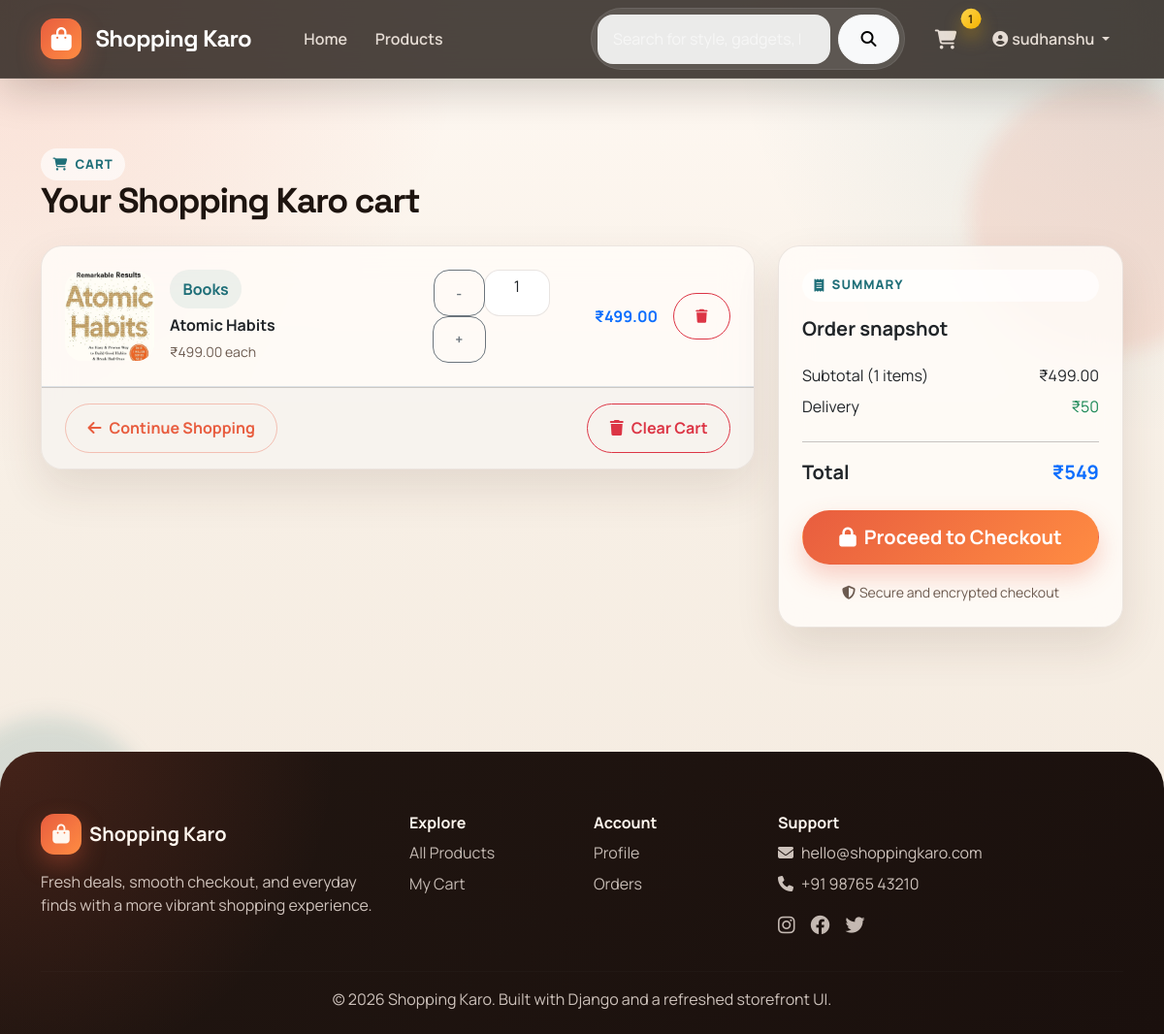
The app's page /cart/ (signed in) with its own data.
### cart/models.py (models this page shows, shortened)
class CartItem(models.Model):
    cart = models.ForeignKey(Cart, on_delete=models.CASCADE, related_name='items')
    product = models.ForeignKey(Product, on_delete=models.CASCADE)
    quantity = models.PositiveIntegerField(default=1)
    added_at = models.DateTimeField(auto_now_add=True)
    @property
    def total_price(self):
        return self.product.final_price * self.quantity

class Cart(models.Model):
    user = models.OneToOneField(User, on_delete=models.CASCADE, null=True, blank=True)
    session_key = models.CharField(max_length=40, null=True, blank=True)
    created_at = models.DateTimeField(auto_now_add=True)
    updated_at = models.DateTimeField(auto_now=True)
    @property
    def total_price(self):
        return sum(item.total_price for item in self.items.all())
    @property
    def total_items(self):
        return sum(item.quantity for item in self.items.all())

### store/models.py (models this page shows, shortened)
class Product(models.Model):
    category = models.ForeignKey(Category, on_delete=models.CASCADE, related_name='products')
    name = models.CharField(max_length=200)
    slug = models.SlugField(unique=True, blank=True)
    description = models.TextField()
    price = models.DecimalField(max_digits=10, decimal_places=2)
    discount_price = models.DecimalField(max_digits=10, decimal_places=2, blank=True, null=True)
    image = models.ImageField(upload_to='products/')
    stock = models.PositiveIntegerField(default=0)
    available = models.BooleanField(default=True)
    featured = models.BooleanField(default=False)
    created_at = models.DateTimeField(auto_now_add=True)
    updated_at = models.DateTimeField(auto_now=True)
    class Meta:
        ordering = ['-created_at']
    @property
    def final_price(self):
        return self.discount_price if self.discount_price else self.price

class Category(models.Model):
    name = models.CharField(max_length=200)
    slug = models.SlugField(unique=True, blank=True)
    description = models.TextField(blank=True)
    image = models.ImageField(upload_to='categories/', blank=True, null=True)
    created_at = models.DateTimeField(auto_now_add=True)
    class Meta:
        verbose_name_plural = 'Categories'
        ordering = ['name']

### cart/views.py (the view)
# urls.py: path('', views.cart_detail, name='detail'),
def cart_detail(request):
    cart = get_or_create_cart(request)
    return render(request, 'cart/cart.html', {'cart': cart})

### cart/context_processors.py (called while the page is built)
def cart_count(request):
    count = 0
    try:
        if request.user.is_authenticated:
            cart = Cart.objects.filter(user=request.user).first()
        else:
            session_key = request.session.session_key
            cart = Cart.objects.filter(session_key=session_key).first() if session_key else None
        if cart:
            count = cart.total_items
    except Exception:
        pass
    return {'cart_count': count}

### cart/views.py (called while the page is built)
def get_or_create_cart(request):
    if request.user.is_authenticated:
        cart, _ = Cart.objects.get_or_create(user=request.user)
    else:
        if not request.session.session_key:
            request.session.create()
        cart, _ = Cart.objects.get_or_create(session_key=request.session.session_key)
    return cart

### templates/cart/cart.html (shortened to what this page needs)
{% extends 'base.html' %}
{% block content %}
<div class="container py-5">
    <div class="d-flex justify-content-between align-items-end flex-wrap gap-3 mb-4" data-reveal>
        <div>
            <span class="eyebrow"><i class="fas fa-cart-shopping"></i> Cart</span>
            <h2 class="section-title mb-0">Your Shopping Karo cart</h2>
        </div>
    </div>
    {% if cart.items.exists %}
    <div class="row g-4">
        <div class="col-lg-8" data-reveal>
            <div class="card">
                <div class="card-body p-0">
                    {% for item in cart.items.all %}
                    <div class="d-flex align-items-center p-4 border-bottom flex-wrap gap-3">
                        {% if item.product.image %}
                        <img src="{{ item.product.image.url }}" style="width:92px;height:92px;object-fit:cover;border-radius:18px" alt="{{ item.product.name }}">
                        {% else %}
                        <div class="d-flex align-items-center justify-content-center" style="width:92px;height:92px;border-radius:18px;background:linear-gradient(135deg,#fff1de,#f5d9c6)">
                            <i class="fas fa-image fa-2x text-muted"></i>
                        </div>
                        {% endif %}
                        <div class="flex-grow-1">
                            <span class="pill-chip mb-2">{{ item.product.category.name }}</span>
                            <h6 class="fw-bold mb-1">
                                <a href="{% url 'store:product_detail' item.product.slug %}" class="text-decoration-none">{{ item.product.name }}</a>
                            </h6>
                            <small class="text-muted">₹{{ item.product.final_price }} each</small>
                        </div>
                        <div class="d-flex align-items-center gap-3 flex-wrap">
                            <form action="{% url 'cart:update' item.id %}" method="post" class="d-flex align-items-center">
                                <div class="input-group" style="width:120px">
                                    <button type="submit" name="quantity" value="{{ item.quantity|add:'-1' }}" class="btn btn-outline-secondary btn-sm">-</button>
                                    <span class="form-control text-center py-1">{{ item.quantity }}</span>
                                    <button type="submit" name="quantity" value="{{ item.quantity|add:'1' }}" class="btn btn-outline-secondary btn-sm">+</button>
                                </div>
                            </form>
                            <span class="fw-bold text-primary" style="min-width:95px;text-align:right">₹{{ item.total_price }}</span>
                            <a href="{% url 'cart:remove' item.id %}" class="btn btn-outline-danger btn-sm" onclick="return confirm('Remove this item?')">
                                <i class="fas fa-trash"></i>
                            </a>
                        </div>
                    </div>
                    {% endfor %}
                </div>
                <div class="card-footer d-flex justify-content-between py-3 px-4 flex-wrap gap-3">
                    <a href="{% url 'store:product_list' %}" class="btn btn-outline-primary">
                        <i class="fas fa-arrow-left me-2"></i>Continue Shopping
                    </a>
                    <a href="{% url 'cart:clear' %}" class="btn btn-outline-danger" onclick="return confirm('Clear all items?')">
                        <i class="fas fa-trash me-2"></i>Clear Cart
                    </a>
                </div>
            </div>
        </div>
        <div class="col-lg-4" data-reveal>
            <div class="card p-4">
                <span class="eyebrow mb-3"><i class="fas fa-receipt"></i> Summary</span>
                <h5 class="fw-bold mb-4">Order snapshot</h5>
                <div class="d-flex justify-content-between mb-2">
                    <span>Subtotal ({{ cart.total_items }} items)</span>
                    <span>₹{{ cart.total_price }}</span>
                </div>
                <div class="d-flex justify-content-between mb-2">
                    <span>Delivery</span>
                    <span class="text-success">{% if cart.total_price >= 500 %}FREE{% else %}₹50{% endif %}</span>
                </div>
                <hr>
                <div class="d-flex justify-content-between fw-bold fs-5 mb-4">
                    <span>Total</span>
                    <span class="text-primary">₹{% if cart.total_price >= 500 %}{{ cart.total_price }}{% else %}{{ cart.total_price|add:50 }}{% endif %}</span>
                </div>
                {% if user.is_authenticated %}
                <a href="{% url 'orders:checkout' %}" class="btn btn-primary w-100 btn-lg">
                    <i class="fas fa-lock me-2"></i>Proceed to Checkout
                </a>
                {% else %}
                <a href="{% url 'accounts:login' %}?next={% url 'orders:checkout' %}" class="btn btn-primary w-100 btn-lg">
                    <i class="fas fa-sign-in-alt me-2"></i>Login to Checkout
                </a>
                {% endif %}
                <p class="text-center text-muted mt-3 mb-0"><small><i class="fas fa-shield-alt me-1"></i>Secure and encrypted checkout</small></p>
            </div>
        </div>
    </div>
    {% endif %}
</div>
{% endblock %}

### templates/base.html (shortened to what this page needs)
<!DOCTYPE html>
<html lang="en">
<head>
    <link href="https://cdn.jsdelivr.net/npm/bootstrap@5.3.0/dist/css/bootstrap.min.css" rel="stylesheet">
    <link href="https://cdnjs.cloudflare.com/ajax/libs/font-awesome/6.4.0/css/all.min.css" rel="stylesheet">
</head>
<body>
<nav class="navbar navbar-expand-lg navbar-dark sticky-top">
    <div class="container">
        <a class="navbar-brand" href="{% url 'store:home' %}">
            <span class="brand-mark"><i class="fas fa-bag-shopping"></i></span>
            <span>Shopping Karo</span>
        </a>
        <div class="collapse navbar-collapse" id="navMenu">
            <ul class="navbar-nav me-auto ms-lg-4">
                <li class="nav-item"><a class="nav-link" href="{% url 'store:home' %}">Home</a></li>
                <li class="nav-item"><a class="nav-link" href="{% url 'store:product_list' %}">Products</a></li>
            </ul>
            <form class="d-flex me-lg-3 my-3 my-lg-0 search-shell" action="{% url 'store:product_list' %}" method="get">
                <input class="form-control me-2" type="search" name="q" placeholder="Search for style, gadgets, books..." value="{{ request.GET.q }}">
                <button class="btn btn-light" type="submit"><i class="fas fa-search"></i></button>
            </form>
            <ul class="navbar-nav align-items-lg-center">
                <li class="nav-item me-lg-2">
                    <a class="nav-link position-relative" href="{% url 'cart:detail' %}">
                        <i class="fas fa-shopping-cart fa-lg"></i>
                        {% if cart_count > 0 %}
                        <span class="position-absolute top-0 start-100 translate-middle badge rounded-pill badge-cart">{{ cart_count }}</span>
                        {% endif %}
                    </a>
                </li>
                {% if user.is_authenticated %}
                <li class="nav-item dropdown">
                    <a class="nav-link dropdown-toggle" href="#" data-bs-toggle="dropdown">
                        <i class="fas fa-user-circle me-1"></i>{{ user.username }}
                    </a>
                </li>
                {% else %}
                <li class="nav-item"><a class="nav-link" href="{% url 'accounts:login' %}">Login</a></li>
                <li class="nav-item"><a class="btn btn-primary ms-lg-2" href="{% url 'accounts:register' %}">Join Now</a></li>
                {% endif %}
            </ul>
        </div>
    </div>
</nav>
<div class="page-shell">
    <main class="page-content">
        {% block content %}{% endblock %}
    </main>
</div>
<footer class="footer">
    <div class="container">
        <div class="row g-4">
            <div class="col-md-4">
                <h5 class="fw-bold d-flex align-items-center gap-2">
                    <span class="brand-mark"><i class="fas fa-bag-shopping"></i></span>
                    <span>Shopping Karo</span>
                </h5>
                <p class="mt-3 mb-0">Fresh deals, smooth checkout, and everyday finds with a more vibrant shopping experience.</p>
            </div>
            <div class="col-md-2">
                <h6 class="fw-bold">Explore</h6>
                <ul class="list-unstyled">
                    <li class="mb-2"><a href="{% url 'store:product_list' %}">All Products</a></li>
                    <li class="mb-2"><a href="{% url 'cart:detail' %}">My Cart</a></li>
                </ul>
            </div>
            <div class="col-md-2">
                <h6 class="fw-bold">Account</h6>
                <ul class="list-unstyled">
                    {% if user.is_authenticated %}
                    <li class="mb-2"><a href="{% url 'accounts:profile' %}">Profile</a></li>
                    <li class="mb-2"><a href="{% url 'orders:order_list' %}">Orders</a></li>
                    {% else %}
                    <li class="mb-2"><a href="{% url 'accounts:login' %}">Login</a></li>
                    <li class="mb-2"><a href="{% url 'accounts:register' %}">Register</a></li>
                    {% endif %}
                </ul>
            </div>
            <div class="col-md-4">
                <h6 class="fw-bold">Support</h6>
                <p class="mb-2"><i class="fas fa-envelope me-2"></i>hello@shoppingkaro.com</p>
                <p class="mb-3"><i class="fas fa-phone me-2"></i>+91 98765 43210</p>
                <div class="d-flex gap-3 fs-5">
                    <a href="#"><i class="fab fa-instagram"></i></a>
                    <a href="#"><i class="fab fa-facebook"></i></a>
                    <a href="#"><i class="fab fa-twitter"></i></a>
                </div>
            </div>
        </div>
        <hr style="border-color: rgba(255,255,255,0.08); margin: 2rem 0 1rem;">
        <p class="text-center mb-0">&copy; 2026 Shopping Karo. Built with Django and a refreshed storefront UI.</p>
    </div>
</footer>
</body>
</html>

### records on screen
CartItem: product.image (picture), product.category.name "Books", product.name "Atomic Habits", product.final_price "499.00", quantity "1", total_price "499.00"
Cart: total_items "1", total_price "499.00", total_price|add "549"

### other values on screen
{{ cart_count }} "1"
{{ user.username }} "sudhanshu"
